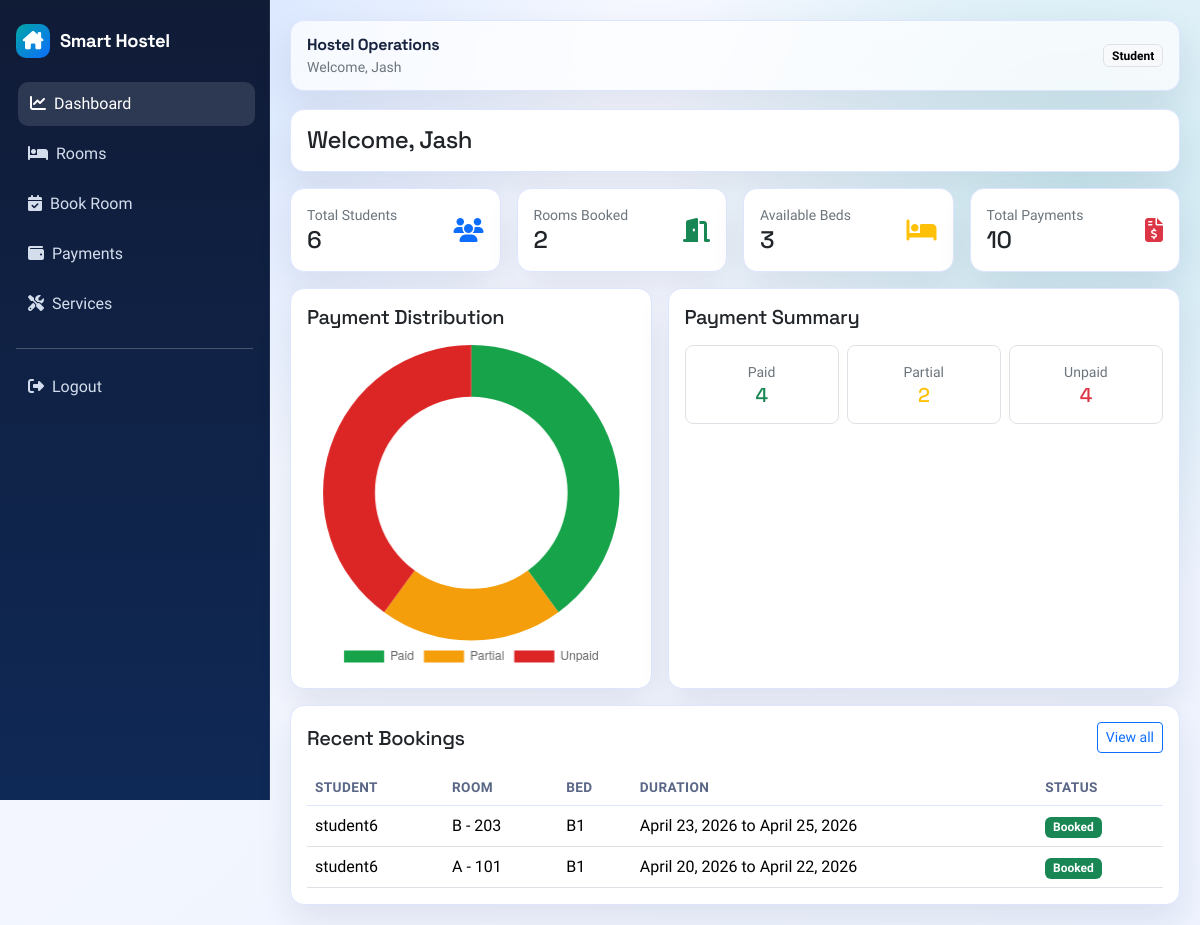
/dashboard (signed in), run on an earlier commit of the app's database.
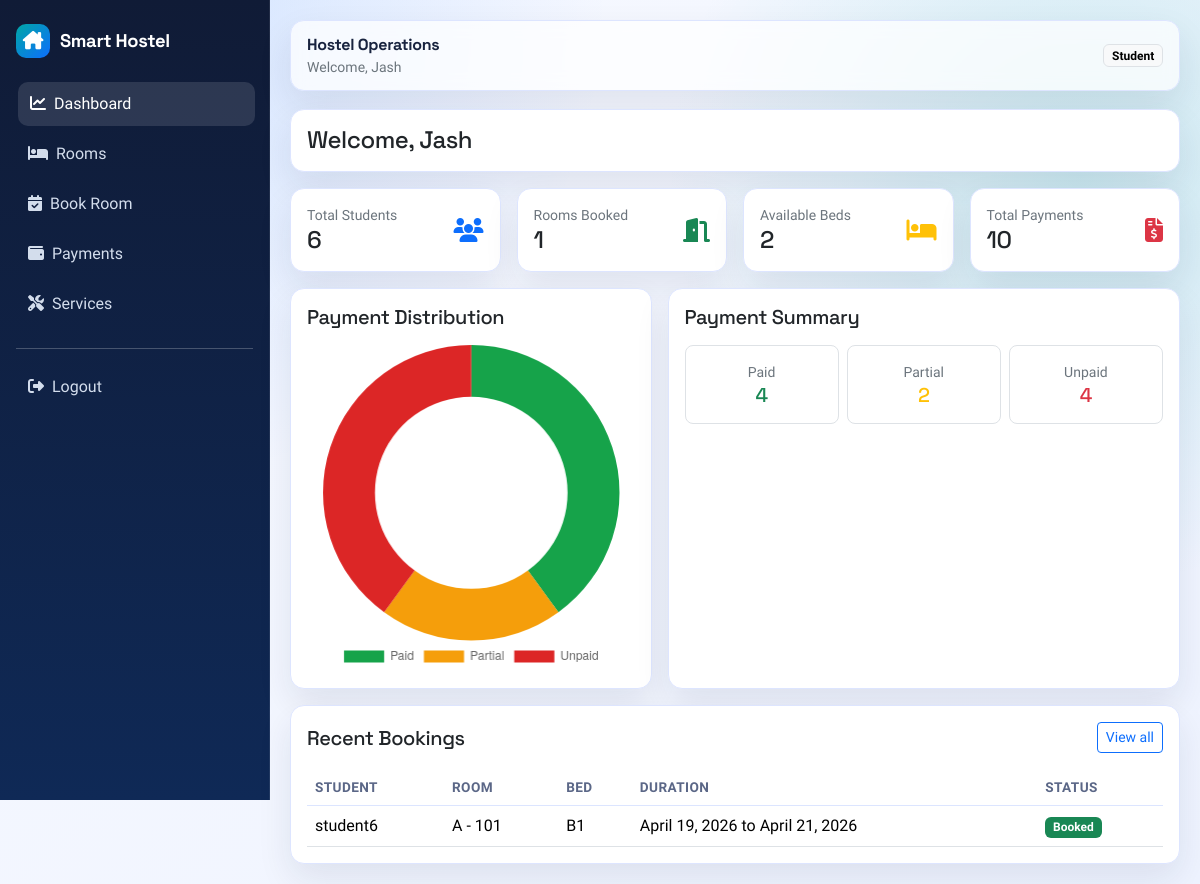
And on a later commit of the database.
### accounts/models.py (models this page shows, shortened)
class User(AbstractUser):
	ROLE_ADMIN = "admin"
	ROLE_STUDENT = "student"
	ROLE_CHOICES = [
		(ROLE_ADMIN, "Admin"),
		(ROLE_STUDENT, "Student"),
	]
	role = models.CharField(max_length=20, choices=ROLE_CHOICES, default=ROLE_STUDENT)

### bookings/models.py (models this page shows, shortened)
class Booking(models.Model):
	STATUS_BOOKED = "booked"
	STATUS_CANCELLED = "cancelled"
	STATUS_COMPLETED = "completed"
	STATUS_CHOICES = [
		(STATUS_BOOKED, "Booked"),
		(STATUS_CANCELLED, "Cancelled"),
		(STATUS_COMPLETED, "Completed"),
	]
	user = models.ForeignKey(settings.AUTH_USER_MODEL, on_delete=models.CASCADE, related_name="bookings")
	room = models.ForeignKey("hostel.Room", on_delete=models.PROTECT, related_name="bookings")
	bed = models.ForeignKey("hostel.Bed", on_delete=models.PROTECT, related_name="bookings")
	start_date = models.DateField()
	end_date = models.DateField()
	status = models.CharField(max_length=20, choices=STATUS_CHOICES, default=STATUS_BOOKED)
	qr_code = models.ImageField(upload_to="bookings/qr_codes/", blank=True, null=True)
	check_in_at = models.DateTimeField(blank=True, null=True)
	created_at = models.DateTimeField(auto_now_add=True)
	class Meta:
		ordering = ["-created_at"]

### hostel/models.py (models this page shows, shortened)
class Room(models.Model):
	TYPE_SINGLE = "single"
	TYPE_DOUBLE = "double"
	TYPE_TRIPLE = "triple"
	TYPE_DORM = "dorm"
	ROOM_TYPE_CHOICES = [
		(TYPE_SINGLE, "Single"),
		(TYPE_DOUBLE, "Double"),
		(TYPE_TRIPLE, "Triple"),
		(TYPE_DORM, "Dorm"),
	]
	hostel = models.ForeignKey(Hostel, on_delete=models.CASCADE, related_name="rooms")
	room_number = models.CharField(max_length=30)
	room_type = models.CharField(max_length=20, choices=ROOM_TYPE_CHOICES)
	capacity = models.PositiveIntegerField()
	available_beds = models.IntegerField(default=0)
	class Meta:
		ordering = ["room_number"]
		unique_together = ("hostel", "room_number")

class Bed(models.Model):
	room = models.ForeignKey(Room, on_delete=models.CASCADE, related_name="beds")
	bed_number = models.CharField(max_length=30)
	is_available = models.BooleanField(default=True)
	class Meta:
		ordering = ["bed_number"]
		unique_together = ("room", "bed_number")

### accounts/views.py (the view, shortened to what this page needs)
# urls.py: path("dashboard", dashboard_view, name="dashboard"),
@login_required
def dashboard_view(request):
	is_admin = request.user.is_superuser or request.user.role == User.ROLE_ADMIN
	total_students = User.objects.filter(role=User.ROLE_STUDENT).count()
	rooms_booked = Booking.objects.filter(status=Booking.STATUS_BOOKED).values("room").distinct().count()
	available_beds = Bed.objects.filter(is_available=True).count()
	payment_summary = Payment.objects.aggregate(
		paid=Count("id", filter=Q(status=Payment.STATUS_PAID)),
		partial=Count("id", filter=Q(status=Payment.STATUS_PARTIAL)),
		unpaid=Count("id", filter=Q(status=Payment.STATUS_UNPAID)),
	)
	revenue_chart_labels = []
	revenue_chart_values = []
	recent_bookings = Booking.objects.select_related("user", "room", "bed").order_by("-created_at")[:6]
	context = {
		"total_students": total_students,
		"rooms_booked": rooms_booked,
		"available_beds": available_beds,
		"payment_summary": payment_summary,
		"recent_bookings": recent_bookings,
		"chart_labels": ["Paid", "Partial", "Unpaid"],
		"chart_values": [
			payment_summary["paid"] or 0,
			payment_summary["partial"] or 0,
			payment_summary["unpaid"] or 0,
		],
	}
	if is_admin:
		context["revenue_chart_labels"] = revenue_chart_labels
		context["revenue_chart_values"] = revenue_chart_values
	return render(request, "dashboard.html", context)

### templates/dashboard.html (shortened to what this page needs)
{% extends "base.html" %}
{% load static %}
{% block content %}
<div class="card card-soft mb-3">
    <div class="card-body py-3">
        <h4 class="mb-0">Welcome, {{ request.user.first_name }}</h4>
    </div>
</div>
<div class="row g-3 mb-3">
    <div class="col-md-6 col-xl-3">
        <div class="card card-soft h-100">
            <div class="card-body">
                <div class="d-flex justify-content-between align-items-center">
                    <div>
                        <div class="text-secondary small">Total Students</div>
                        <h4 class="mb-0">{{ total_students }}</h4>
                    </div>
                    <i class="fa-solid fa-users fs-4 text-primary"></i>
                </div>
            </div>
        </div>
    </div>
    <div class="col-md-6 col-xl-3">
        <div class="card card-soft h-100">
            <div class="card-body">
                <div class="d-flex justify-content-between align-items-center">
                    <div>
                        <div class="text-secondary small">Rooms Booked</div>
                        <h4 class="mb-0">{{ rooms_booked }}</h4>
                    </div>
                    <i class="fa-solid fa-door-open fs-4 text-success"></i>
                </div>
            </div>
        </div>
    </div>
    <div class="col-md-6 col-xl-3">
        <div class="card card-soft h-100">
            <div class="card-body">
                <div class="d-flex justify-content-between align-items-center">
                    <div>
                        <div class="text-secondary small">Available Beds</div>
                        <h4 class="mb-0">{{ available_beds }}</h4>
                    </div>
                    <i class="fa-solid fa-bed fs-4 text-warning"></i>
                </div>
            </div>
        </div>
    </div>
    <div class="col-md-6 col-xl-3">
        <div class="card card-soft h-100">
            <div class="card-body">
                <div class="d-flex justify-content-between align-items-center">
                    <div>
                        <div class="text-secondary small">Total Payments</div>
                        <h4 class="mb-0">{{ payment_summary.paid|add:payment_summary.partial|add:payment_summary.unpaid }}</h4>
                    </div>
                    <i class="fa-solid fa-file-invoice-dollar fs-4 text-danger"></i>
                </div>
            </div>
        </div>
    </div>
</div>
<div class="row g-3 mb-3">
    <div class="col-lg-5">
        <div class="card card-soft h-100">
            <div class="card-body">
                <h5 class="mb-3">Payment Distribution</h5>
                <canvas id="paymentsChart" height="220"></canvas>
            </div>
        </div>
    </div>
    <div class="col-lg-7">
        <div class="card card-soft h-100">
            <div class="card-body">
                <h5 class="mb-3">Payment Summary</h5>
                <div class="row g-2">
                    <div class="col-md-4"><div class="p-3 border rounded-3 text-center"><div class="small text-secondary">Paid</div><h5 class="mb-0 text-success">{{ payment_summary.paid }}</h5></div></div>
                    <div class="col-md-4"><div class="p-3 border rounded-3 text-center"><div class="small text-secondary">Partial</div><h5 class="mb-0 text-warning">{{ payment_summary.partial }}</h5></div></div>
                    <div class="col-md-4"><div class="p-3 border rounded-3 text-center"><div class="small text-secondary">Unpaid</div><h5 class="mb-0 text-danger">{{ payment_summary.unpaid }}</h5></div></div>
                </div>
            </div>
        </div>
    </div>
</div>
<div class="card card-soft">
    <div class="card-body">
        <div class="d-flex justify-content-between align-items-center mb-3">
            <h5 class="mb-0">Recent Bookings</h5>
            <a href="{% url 'bookings:history' %}" class="btn btn-sm btn-outline-primary">View all</a>
        </div>
        <div class="table-responsive">
            <table class="table align-middle mb-0">
                <thead>
                <tr>
                    <th>Student</th>
                    <th>Room</th>
                    <th>Bed</th>
                    <th>Duration</th>
                    <th>Status</th>
                </tr>
                </thead>
                <tbody>
                {% for booking in recent_bookings %}
                <tr>
                    <td>{{ booking.user.username }}</td>
                    <td>{{ booking.room.room_number }}</td>
                    <td>{{ booking.bed.bed_number }}</td>
                    <td>{{ booking.start_date }} to {{ booking.end_date }}</td>
                    <td>
                        {% if booking.status == "booked" %}
                        <span class="badge text-bg-success">Booked</span>
                        {% elif booking.status == "cancelled" %}
                        <span class="badge text-bg-secondary">Cancelled</span>
                        {% else %}
                        <span class="badge text-bg-primary">Completed</span>
                        {% endif %}
                    </td>
                </tr>
                {% empty %}
                <tr><td colspan="5" class="text-center text-secondary py-4">No bookings yet.</td></tr>
                {% endfor %}
                </tbody>
            </table>
        </div>
    </div>
</div>
{% endblock %}

### templates/base.html (shortened to what this page needs)
{% load static %}
<!doctype html>
<html lang="en">
<head>
    <link href="https://cdn.jsdelivr.net/npm/bootstrap@5.3.3/dist/css/bootstrap.min.css" rel="stylesheet">
    <link href="https://cdnjs.cloudflare.com/ajax/libs/font-awesome/6.5.2/css/all.min.css" rel="stylesheet">
    <link href="{% static 'css/app.css' %}" rel="stylesheet">
</head>
<body>
{% if user.is_authenticated %}
<div class="shell">
    <aside class="sidebar">
        <a class="brand" href="{% url 'accounts:dashboard' %}">
            <span class="brand-badge"><i class="fa-solid fa-house-chimney"></i></span>
            <span class="brand-font">Smart Hostel</span>
        </a>
        <nav class="nav flex-column">
            <a class="nav-link" href="{% url 'accounts:dashboard' %}"><i class="fa-solid fa-chart-line me-2"></i>Dashboard</a>
            <a class="nav-link" href="{% url 'hostel:rooms' %}"><i class="fa-solid fa-bed me-2"></i>Rooms</a>
            <a class="nav-link" href="{% url 'bookings:book_room' %}"><i class="fa-solid fa-calendar-check me-2"></i>Book Room</a>
            <a class="nav-link" href="{% url 'payments:list' %}"><i class="fa-solid fa-wallet me-2"></i>Payments</a>
            <a class="nav-link" href="{% url 'services:list' %}"><i class="fa-solid fa-screwdriver-wrench me-2"></i>Services</a>
        </nav>
        <hr class="border-light-subtle my-3">
        <a class="nav-link" href="{% url 'accounts:logout' %}"><i class="fa-solid fa-right-from-bracket me-2"></i>Logout</a>
    </aside>
    <main class="main">
        <div class="topbar">
            <div>
                <strong class="brand-font">Hostel Operations</strong>
                <div class="small text-secondary">Welcome, {{ request.user.first_name|default:request.user.username }}</div>
            </div>
            <span class="badge text-bg-light border">{{ request.user.get_role_display }}</span>
        </div>
        {% block content %}{% endblock %}
    </main>
</div>
{% else %}
<div class="auth-wrap">
    {% block auth_content %}{% endblock %}
</div>
{% endif %}
</body>
</html>

### static/css/app.css (style rules this page uses)
:root { --bg-1: #f7f9ff; --bg-2: #eef3ff; --surface: #ffffff; --ink-1: #18233f; --ink-2: #5b6787; --brand: #0d6efd; --brand-2: #00a6a6; --accent: #ff8a00; --line: #dde5ff; --shadow: 0 15px 35px rgba(24, 35, 63, 0.09); }
* { box-sizing: border-box; }
body { margin: 0; font-family: "Plus Jakarta Sans", sans-serif; color: var(--ink-1); background: radial-gradient(circle at 10% 0%, rgba(13, 110, 253, 0.16), transparent 35%), radial-gradient(circle at 90% 20%, rgba(0, 166, 166, 0.16), transparent 32%), linear-gradient(140deg, var(--bg-1), var(--bg-2)); min-height: 100vh; }
h1, h2, h3, h4, h5, h6, .brand-font { font-family: "Space Grotesk", sans-serif; letter-spacing: -0.02em; }
.shell { display: grid; grid-template-columns: 270px 1fr; min-height: 100vh; }
.sidebar { background: linear-gradient(180deg, #101b36, #0f2956); color: #f7fbff; padding: 24px 16px; position: sticky; top: 0; height: 100vh; border-right: 1px solid rgba(255, 255, 255, 0.08); }
.brand { display: flex; align-items: center; gap: 10px; font-weight: 700; font-size: 1.15rem; margin-bottom: 24px; color: #fff; text-decoration: none; }
.brand-badge { width: 34px; height: 34px; border-radius: 10px; display: grid; place-items: center; background: linear-gradient(135deg, #00a6a6, #0d6efd); }
.sidebar .nav-link { color: rgba(233, 242, 255, 0.9); border-radius: 10px; padding: 10px 12px; margin-bottom: 6px; font-weight: 500; transition: 0.2s ease; }
.sidebar .nav-link:hover, .sidebar .nav-link.active { background: rgba(255, 255, 255, 0.12); color: #fff; transform: translateX(2px); }
.main { padding: 20px; animation: fadeUp 0.45s ease; }
.topbar { background: rgba(255, 255, 255, 0.72); backdrop-filter: blur(8px); border: 1px solid var(--line); border-radius: 14px; padding: 12px 16px; display: flex; align-items: center; justify-content: space-between; box-shadow: var(--shadow); margin-bottom: 18px; }
.card-soft { border: 1px solid var(--line); border-radius: 14px; background: var(--surface); box-shadow: var(--shadow); }
.table thead th { border-bottom: 1px solid #dce5ff; color: var(--ink-2); font-size: 0.85rem; text-transform: uppercase; letter-spacing: 0.03em; }

What changed in the data, as far as the page shows it:
removed Booking: user.username "student6", room.room_number "B - 203", bed.bed_number "B1", start_date "April 23, 2026", end_date "April 25, 2026", status "Booked"
removed Booking: user.username "student6", room.room_number "A - 101", bed.bed_number "B1", start_date "April 20, 2026", end_date "April 22, 2026", status "Booked"
added Booking: user.username "student6", room.room_number "A - 101", bed.bed_number "B1", start_date "April 19, 2026", end_date "April 21, 2026", status "Booked"
Also different on the page:
{{ rooms_booked }}: "2" → "1"
{{ available_beds }}: "3" → "2"
